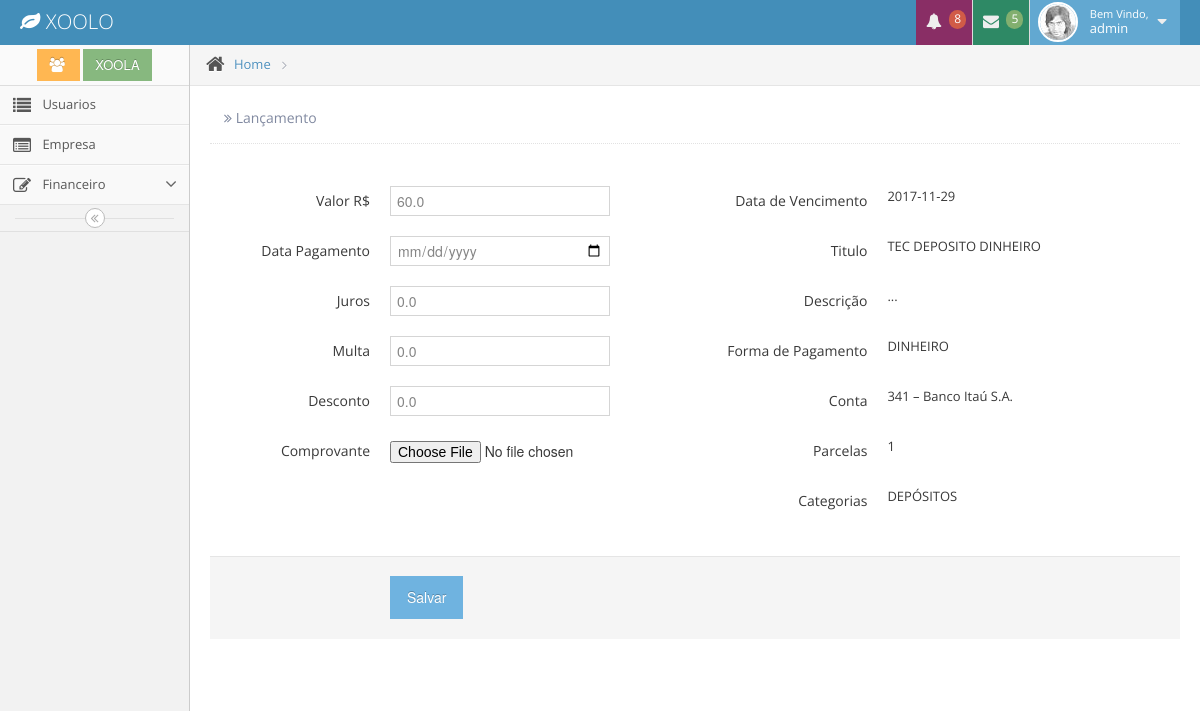
/movimentacao/realizado/1 (signed in), run on the app's committed database.
### app/model/__init__.py (models this page shows, shortened)
class Usuario(db.Model,UserMixin):
      id            = db.Column(db.Integer, primary_key=True)
      nome          = db.Column(db.String(100), index=True)
      sobrenome     = db.Column(db.String(255), index=True)
      email         = db.Column(db.String(100), unique=True, index=True)
      password      = db.Column(db.String(100), index=True)
      login         = db.Column(db.String(100))
      empresa_id    = db.Column(db.Integer, db.ForeignKey('empresa.id'))
      date_created  = db.Column(db.DateTime)
      date_modified = db.Column(db.DateTime)

class Empresa(db.Model):
      id            = db.Column(db.Integer, primary_key=True)
      nome          = db.Column(db.String(100), index=True)
      nome_resp     = db.Column(db.String(100), index=True)
      email         = db.Column(db.String(100), index=True)
      telegram      = db.Column(db.String(100), index=True)
      Usuario       = db.relationship('Usuario', backref='empresa', lazy='dynamic')
      Movimentacao  = db.relationship('Movimentacao', backref='empresa', lazy='dynamic')
      Categoria     = db.relationship('Categoria', backref='empresa', lazy='dynamic')
      Conta         = db.relationship('Conta', backref='empresa', lazy='dynamic')
      date_created  = db.Column(db.DateTime)
      date_modified = db.Column(db.DateTime)

class Movimentacao(db.Model):
      id                = db.Column(db.Integer, primary_key=True)
      titulo            = db.Column(db.String(100), index=True)
      descricao         = db.Column(db.String(255), index=True)
      valor             = db.Column(db.Float)
      juros             = db.Column(db.Float,default=0)
      multa             = db.Column(db.Float,default=0)
      desconto          = db.Column(db.Float,default=0)
      data_v            = db.Column(db.Date)
      data_pagamento    = db.Column(db.Date)
      parcelas          = db.Column(db.Integer)
      parcelas_id       = db.Column(db.Integer)
      efetuado          = db.Column(db.Boolean)
      finalizada        = db.Column(db.Boolean, default=False)
      categoria_id      = db.Column(db.Integer, db.ForeignKey('categoria.id'))
      formapagamento_id = db.Column(db.Integer, db.ForeignKey('formapagamento.id'))
      empresa_id        = db.Column(db.Integer, db.ForeignKey('empresa.id'))
      conta_id          = db.Column(db.Integer, db.ForeignKey('conta.id'))
      docs              = db.relationship('Docs', secondary=Mov_Docs,  backref=db.backref('movimentacao',lazy='dynamic'))
      date_created      = db.Column(db.DateTime)
      date_modified     = db.Column(db.DateTime)

class Formapagamento(db.Model):
      id            = db.Column(db.Integer, primary_key=True)
      tipo          = db.Column(db.String(100))
      Movimentacao  = db.relationship('Movimentacao', backref='formapagamento', lazy='dynamic')
      date_created  = db.Column(db.DateTime)
      date_modified = db.Column(db.DateTime)

class Conta(db.Model):
      id            = db.Column(db.Integer, primary_key=True)
      banco         = db.Column(db.String(100))
      tipo          = db.Column(db.String(100))
      agencia       = db.Column(db.String(100))
      conta         = db.Column(db.String(100))
      numero        = db.Column(db.String(100))
      bandeira      = db.Column(db.String(100))
      empresa_id    = db.Column(db.Integer, db.ForeignKey('empresa.id'))
      movimentacao  = db.relationship('Movimentacao', backref='conta', lazy='dynamic')
      date_created  = db.Column(db.DateTime)
      date_modified = db.Column(db.DateTime)

class Categoria(db.Model):
      id            = db.Column(db.Integer, primary_key=True)
      titulo        = db.Column(db.String(100), index=True)
      descricao     = db.Column(db.String(255), index=True)
      keywords      = db.Column(db.String, index=True)
      status        = db.Column(db.Integer)
      empresa_id    = db.Column(db.Integer, db.ForeignKey('empresa.id'))
      Movimentacao  = db.relationship('Movimentacao', backref='categoria', lazy='dynamic')
      Planejamento  = db.relationship('Planejamento', backref='categoria', lazy='dynamic')
      date_created  = db.Column(db.DateTime)
      date_modified = db.Column(db.DateTime)

### app/controllers/movimentacao/controllers.py (the view, shortened to what this page needs)
@movimentacao.route("/realizado/<int:mov_id>", methods = ["GET","POST"])
@login_required
def realizado(mov_id):
    mov = Movimentacao.query.get(mov_id)
    form = MovRealizadoForm(valor = mov.valor)
    return render_template("movimentacao/realizado.html",title='Lançamento', form=form, mov=mov)

### app/controllers/movimentacao/forms.py
class MovRealizadoForm(Form):
     valor           = FloatField('valor', validators=[DataRequired()])
     juros           = FloatField('juros', default=0.0)
     multa           = FloatField('multa', default=0.0)
     desconto        = FloatField('desconto', default=0.0)
     data_pagamento  = DateField("Pagamento", format="%d/%m/%Y",default=datetime.today, validators=[validators.DataRequired()])
     comprovante     =  FileField('comprovante')

### app/__init__.py (called while the page is built)
@app.context_processor
def utility_processor():
    def formatar_dinheiro(value):
        if type(value) == str:
           value = int(value)
        valor = format_decimal(value, format='#.##,##;(#)')
        return "R$ {}".format(valor)
    return dict(formatar_dinheiro=formatar_dinheiro)

### app/controllers/auth/controllers.py (called while the page is built)
@login_manager.user_loader
def user_loader(user_id):
    return Usuario.query.get(user_id)

### app/controllers/movimentacao/controllers.py (called while the page is built)
@movimentacao.context_processor
def dados():
    empresa = Empresa.query.get(session['empresa'])
    usuario = Usuario.query.get(current_user.id)
    hoje    = datetime.date.today()
    return dict(empresa=empresa.nome, usuario = usuario.nome, hoje=hoje)

### app/templates/movimentacao/realizado.html (shortened to what this page needs)
{% extends "layout/base.html" %}
{% block content %}
	<div class="form-horizontal">
    <form action="" method="post" name="realizado" enctype="multipart/form-data" class="form-horizontal">
      <p>
                 <br>
       </p>
          <div class="row-fluid">
            <div class="span6">
                 <div class="control-group">
					   <label class="control-label" for="form-field-1">Valor R$</label>
					  <div class="controls">
                     {{ form.valor }}
					  </div>
					</div>
				<div class="control-group">
					   <label class="control-label" for="form-field-1">Data Pagamento</label>
					  <div class="controls">
                       {{ form.data_pagamento}}
					  </div>
					</div>
               <div class="control-group">
					   <label class="control-label" for="form-field-1">Juros</label>
					  <div class="controls">
                       {{ form.juros}}
					  </div>
					</div>
                    <div class="control-group">
					   <label class="control-label" for="form-field-1">Multa</label>
					  <div class="controls">
                       {{ form.multa}}
					  </div>
					</div>
                    <div class="control-group">
					   <label class="control-label" for="form-field-1">Desconto</label>
					  <div class="controls">
                       {{ form.desconto}}
					  </div>
			  		</div>
			  		<div class="control-group">
					   <label class="control-label" for="form-field-1">Comprovante</label>
					  <div class="controls">
                     {{ form.comprovante }}
					  </div>
			</div>
            </div>
            <div class="span6">
               <div class="control-group">
					   <label class="control-label" for="form-field-1">Data de Vencimento</label>
					  <div class="controls">
                        {{ mov.data_v}}
					  </div>
					</div>
               <div class="control-group">
					   <label class="control-label" for="form-field-1">Titulo</label>
					  <div class="controls">
                         {{ mov.titulo}}
					  </div>
					</div>
               <div class="control-group">
					   <label class="control-label" for="form-field-1">Descrição</label>
					  <div class="controls">
                       {{ mov.descricao}}
					  </div>
              </div>
               <div class="control-group">
					   <label class="control-label" for="form-field-1">Forma de Pagamento</label>
					  <div class="controls">
                        {{ mov.formapagamento.tipo  }}
					  </div>
					</div>
               <div class="control-group">
					   <label class="control-label" for="form-field-1">Conta</label>
					  <div class="controls">
                         {{ mov.conta.banco }}
					  </div>
					</div>
               <div class="control-group">
					   <label class="control-label" for="form-field-1">Parcelas</label>
					  <div class="controls">
                        {{ mov.parcelas }}
					  </div>
					</div>
               <div class="control-group">
					   <label class="control-label" for="form-field-1">Categorias</label>
					  <div class="controls">
                       {{ mov.categoria.titulo}}
					  </div>
					</div>
             </div>
            </div>
               <div class="form-actions">
	  				<input type="submit" value="Salvar" class="btn btn-info">
              </div>
      </form>
</div>
{% endblock %}

### app/templates/layout/base.html (shortened to what this page needs)
<!DOCTYPE html>
<html lang="en">
   <head>
        <link rel="stylesheet" media="screen" href="{{ url_for('static', filename='css/bootstrap.min.css') }}">
        <link rel="stylesheet" media="screen" href="{{ url_for('static', filename='css/bootstrap-responsive.min.css') }}">
        <link rel="stylesheet" media="screen" href="{{ url_for('static', filename='css/xoola.css') }}">
        <link rel="stylesheet" media="screen" href="{{ url_for('static', filename='css/font-awesome.min.css') }}">
        <link rel="stylesheet" media="screen" href="{{ url_for('static', filename='css/pagina.css') }}">
        <link rel="stylesheet"                href="{{ url_for('static', filename='css/daterangepicker.css' )}}" />
		<link rel="stylesheet" href="../static/css/jquery-ui-1.10.3.custom.min.css" />
		<link rel="stylesheet" href="../static/css/chosen.css" />
		<link rel="stylesheet" href="../static/css/datepicker.css" />
		<link rel="stylesheet" href="../static/css/bootstrap-timepicker.css" />
		<link rel="stylesheet" href="../static/css/daterangepicker.css" />
		<link rel="stylesheet" href="../static/css/colorpicker.css" />
		<link rel="stylesheet" href="../static/css/ace.min.css" />
		<link rel="stylesheet" href="../static/css/ace-responsive.min.css" />
		<link rel="stylesheet" href="../static/css/ace-skins.min.css" />
        <link rel="stylesheet" media="screen" href="{{ url_for('static', filename='css/ace.min.css') }}">
        <link rel="stylesheet" media="screen" href="{{ url_for('static', filename='css/ace-responsive.min.css') }}">
        <link rel="stylesheet" media="screen" href="{{ url_for('static', filename='css/ace-skins.min.css') }}">
  </head>
  <body>
		<div class="navbar">
			<div class="navbar-inner">
				<div class="container-fluid">
					<a href="#" class="brand">
						<small>
							<i class="icon-leaf"></i>
							XOOLO
						</small>
					</a>
					<ul class="nav ace-nav pull-right">
						<li class="purple">
							<a data-toggle="dropdown" class="dropdown-toggle" href="#">
								<i class="icon-bell-alt icon-animated-bell"></i>
								<span class="badge badge-important">8</span>
							</a>
						</li>
						<li class="green">
							<a data-toggle="dropdown" class="dropdown-toggle" href="#">
								<i class="icon-envelope icon-animated-vertical"></i>
								<span class="badge badge-success">5</span>
							</a>
						</li>
						<li class="light-blue">
							<a data-toggle="dropdown" href="#" class="dropdown-toggle">
								<img class="nav-user-photo" src="{{url_for('static', filename='avatars/user.jpg')}}" alt="Jason's Photo" />
								<span class="user-info">
									<small>Bem Vindo,</small>
									{{usuario}}
								</span>
								<i class="icon-caret-down"></i>
							</a>
						</li>
					</ul>
				</div>
			</div>
		</div>
		<div class="main-container container-fluid">
			<div class="sidebar" id="sidebar">
				<div class="sidebar-shortcuts" id="sidebar-shortcuts">
					<div class="sidebar-shortcuts-large" id="sidebar-shortcuts-large">
						<button class="btn btn-small btn-warning">
							<i class="icon-group"></i>
						</button>
						<button class="btn btn-small btn-success ">
							{{empresa }}
						</button>
					</div>
				</div>
				<ul class="nav nav-list">
		      {% if current_user.id == 1 %}
					{% if session['tela'] == "usuario" %}
					<li class='active'>
               {% else %}
               <li>
               {% endif %}
						<a href="{{url_for('usuario.index')}}">
							<i class="icon-list"></i>
							<span class="menu-text"> Usuarios </span>
						</a>
					</li>
              {% if session['tela'] == "empresa" %}
					<li class='active'>
               {% else %}
               <li>
               {% endif %}
						<a href="{{url_for('empresa.index')}}">
							<i class="icon-list-alt"></i>
							<span class="menu-text"> Empresa </span>
						</a>
					</li>
             {% endif %}
                    {% if   session['tela'] == 'conta'         or
                            session['tela'] == 'entrada'       or
                            session['tela'] == 'saida'         or
                            session['tela'] == 'relatorio'     or
                            session['tela'] == 'categoria'     or
                            session['tela'] == 'pesquisa'
                    %}
					<li class="active open">
					{% else %}
					<li>
					{% endif %}
						<a href="#" class="dropdown-toggle">
							<i class="icon-edit"></i>
							<span class="menu-text"> Financeiro </span>
							<b class="arrow icon-angle-down"></b>
						</a>
					</li>
				</ul>
				<div class="sidebar-collapse" id="sidebar-collapse">
					<i class="icon-double-angle-left"></i>
				</div>
			</div>
			<div class="main-content">
				<div class="breadcrumbs" id="breadcrumbs">
					<ul class="breadcrumb">
						<li>
							<i class="icon-home home-icon"></i>
							<a href="#">Home</a>
							<span class="divider">
								<i class="icon-angle-right arrow-icon"></i>
							</span>
						</li>
					</ul>
				</div>
				<div class="page-content">
					<div class="page-header position-relative">
						<h1>
							<small>
								<i class="icon-double-angle-right"></i>
								{{ title }}
							</small>
						</h1>
					</div>
    {% block content %}
    {% endblock %}
	</body>
</html>

### data on the page
Usuario: nome "admin"
Empresa: nome "XOOLA"
Movimentacao: valor "60.0", juros "0.0", multa "0.0", desconto "0.0", data_v "2017-11-29", titulo "TEC DEPOSITO DINHEIRO", descricao "...", parcelas "1"
Formapagamento: formapagamento.tipo "DINHEIRO"
Conta: conta.banco "341 – Banco Itaú S.A."
Categoria: categoria.titulo "DEPÓSITOS"

### other printed values
{{ title }} "Lançamento"
